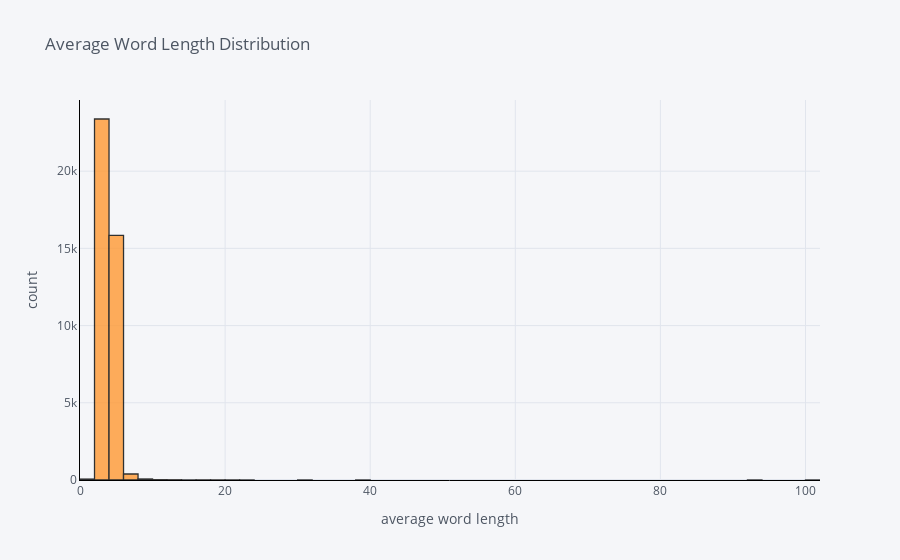

The notebook cell this image was saved under:
### Code cell
# create visualization for average word length distribution
df['avg_wrd'].iplot(
    kind='hist',
    bins=60,
    xTitle='average word length',
    linecolor='black',
    yTitle='count',
    title='Average Word Length Distribution')

### Figure 1 — Plotly figure (JSON) as saved in the notebook; plotly's stock layout.template omitted (floating-point values rounded to 4 significant figures; data arrays with more than 128 entries replaced by an {"elided": "..."} marker saying what was removed)
{"data": [{"histfunc": "count", "histnorm": "", "marker": {"color": "rgba(255, 153, 51, 1.0)", "line": {"color": "#000000", "width": 1.3}}, "name": "avg_wrd", "nbinsx": 60, "opacity": 0.8, "orientation": "v", "x": {"elided": "39790 float values"}, "type": "histogram"}], "layout": {"barmode": "overlay", "legend": {"bgcolor": "#F5F6F9", "font": {"color": "#4D5663"}}, "paper_bgcolor": "#F5F6F9", "plot_bgcolor": "#F5F6F9", "title": {"font": {"color": "#4D5663"}, "text": "Average Word Length Distribution"}, "xaxis": {"gridcolor": "#E1E5ED", "linecolor": "black", "showgrid": true, "tickfont": {"color": "#4D5663"}, "title": {"font": {"color": "#4D5663"}, "text": "average word length"}, "zerolinecolor": "#E1E5ED"}, "yaxis": {"gridcolor": "#E1E5ED", "linecolor": "black", "showgrid": true, "tickfont": {"color": "#4D5663"}, "title": {"font": {"color": "#4D5663"}, "text": "count"}, "zerolinecolor": "#E1E5ED"}}}
